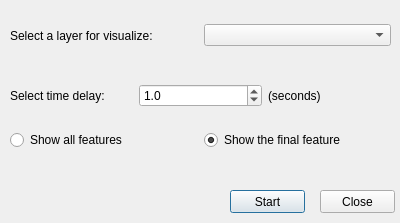
<?xml version="1.0" encoding="UTF-8"?>
<ui version="4.0">
 <class>QVisualizeDialogBase</class>
 <widget class="QDialog" name="QVisualizeDialogBase">
  <property name="geometry">
   <rect>
    <x>0</x>
    <y>0</y>
    <width>400</width>
    <height>223</height>
   </rect>
  </property>
  <property name="windowTitle">
   <string>QVisualize</string>
  </property>
  <widget class="QPushButton" name="start">
   <property name="geometry">
    <rect>
     <x>230</x>
     <y>190</y>
     <width>75</width>
     <height>23</height>
    </rect>
   </property>
   <property name="text">
    <string>Start</string>
   </property>
  </widget>
  <widget class="QPushButton" name="close_btn">
   <property name="geometry">
    <rect>
     <x>320</x>
     <y>190</y>
     <width>75</width>
     <height>23</height>
    </rect>
   </property>
   <property name="text">
    <string>Close</string>
   </property>
  </widget>
  <widget class="QWidget" name="">
   <property name="geometry">
    <rect>
     <x>10</x>
     <y>20</y>
     <width>381</width>
     <height>31</height>
    </rect>
   </property>
   <layout class="QHBoxLayout" name="horizontalLayout">
    <item>
     <widget class="QLabel" name="label">
      <property name="text">
       <string>Select a layer for visualize: </string>
      </property>
     </widget>
    </item>
    <item>
     <widget class="QComboBox" name="comboBox"/>
    </item>
   </layout>
  </widget>
  <widget class="QWidget" name="">
   <property name="geometry">
    <rect>
     <x>10</x>
     <y>80</y>
     <width>381</width>
     <height>31</height>
    </rect>
   </property>
   <layout class="QHBoxLayout" name="horizontalLayout_2">
    <item>
     <widget class="QLabel" name="label_3">
      <property name="text">
       <string>Select time delay:</string>
      </property>
     </widget>
    </item>
    <item>
     <widget class="QDoubleSpinBox" name="time_delay">
      <property name="decimals">
       <number>1</number>
      </property>
      <property name="minimum">
       <double>0.100000000000000</double>
      </property>
      <property name="value">
       <double>1.000000000000000</double>
      </property>
     </widget>
    </item>
    <item>
     <widget class="QLabel" name="label_2">
      <property name="text">
       <string>(seconds)</string>
      </property>
     </widget>
    </item>
   </layout>
  </widget>
  <widget class="QWidget" name="">
   <property name="geometry">
    <rect>
     <x>10</x>
     <y>130</y>
     <width>381</width>
     <height>21</height>
    </rect>
   </property>
   <layout class="QHBoxLayout" name="horizontalLayout_3">
    <item>
     <widget class="QRadioButton" name="allfeature">
      <property name="text">
       <string>Show all features</string>
      </property>
     </widget>
    </item>
    <item>
     <widget class="QRadioButton" name="finalfeature">
      <property name="text">
       <string>Show the final feature</string>
      </property>
      <property name="checked">
       <bool>true</bool>
      </property>
     </widget>
    </item>
   </layout>
  </widget>
 </widget>
 <resources/>
 <connections/>
</ui>
